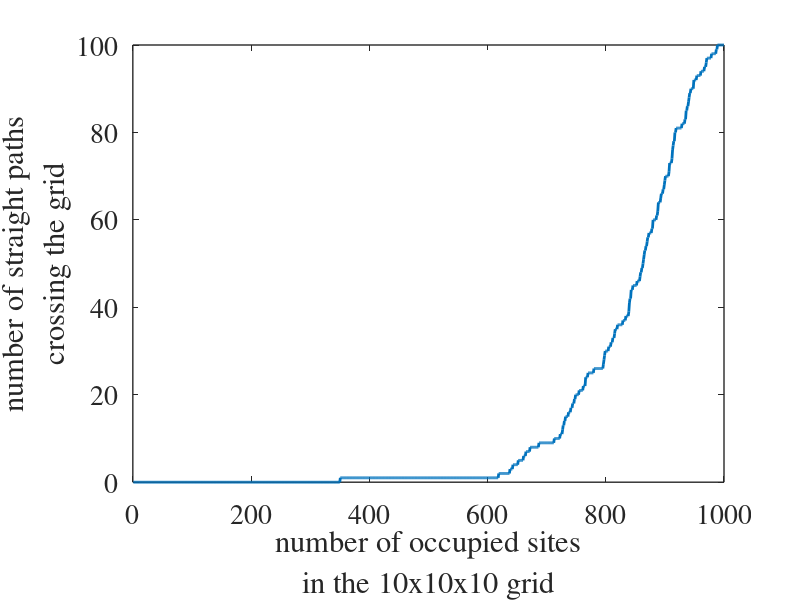
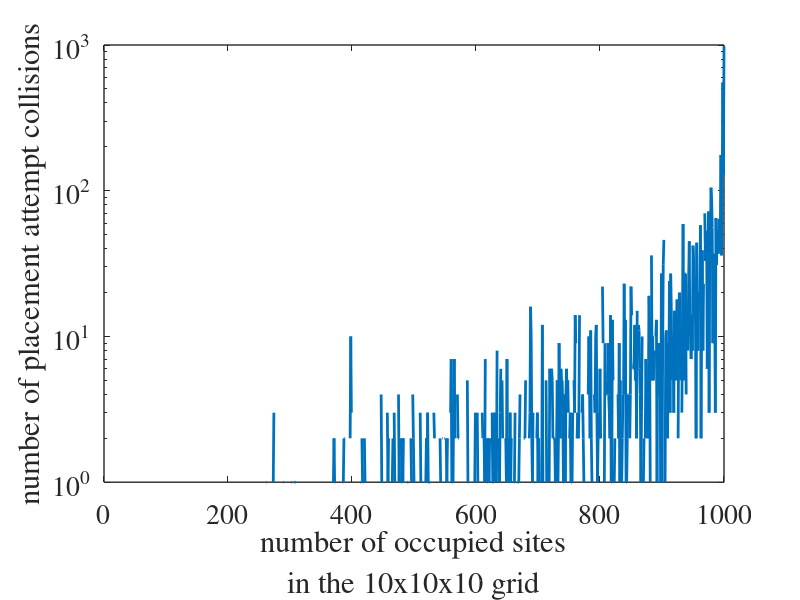

Here is the MATLAB script that generated these plots, in order:
% 20100317
% Ben Payne <ben.is.located@gmail.com>
% site percolation: 
% http://en.wikipedia.org/wiki/Percolation_theory

set(0,'defaultaxesfontsize',20);
set(0,'defaultaxesfontname','times');
set(0,'defaultaxeslinewidth',1);
set(0,'defaultaxesbox','on');
set(0,'defaulttextfontname','times');
set(0,'defaulttextfontsize',20);
set(0,'defaulttextlinewidth',1);
set(0,'defaultlinelinewidth',2);
set(0,'defaultlinemarkersize',10);

tic;

n = 10; % size of grid
m = 10;
p = 10;

A=zeros(n,m,p); % cubic grid is just a 3D array, initially empty

filling_count = 0;
perc_count = 0;
collision_count=0;
storage=zeros(n*m*p,3);

while (filling_count<(n*m*p)) % stop when all sites in the grid are occupied
  %clc
  
  found=0;
  while (found==0) % keep trying random sites until an unoccupied site is found
    n_temp=ceil(n*rand); % a random integer specifying a location in the grid A
    m_temp=ceil(m*rand);
    p_temp=ceil(p*rand);
    if A(n_temp,m_temp,p_temp)==1 % if the random site already is occupied, this counts as a "collision"
        found=0; %false
        collision_count=collision_count+1;
    else
        found=1;
        filling_count=filling_count+1; % keep track of how many sites are occupied
    end
  end
  A(n_temp,m_temp,p_temp)=1; % once an unoccupied site is found, mark it as filled
  
  % perculation check:
  perc_count=0;
  for i=1:n
    for j=1:n
      if ( (sum(A(i,j,:)) ==n) || (sum(A(i,:,j)) ==m) || (sum(A(:,j,i)) ==p)) % if a column or row of the grid is filled with 1's, then a "minimum length path" exists
          perc_count = perc_count+1;
      end
    end
  end

  storage(filling_count,1) = perc_count; % track how many minimum length paths exist as a function of occupied sites
  storage(filling_count,2) = filling_count; 
  storage(filling_count,3) = collision_count; % number of filling attempt collisions should grow exponentially as a function of occupied sites

  collision_count=0;  % reset collision count for next occupied site
    
  %pause
end

figure; plot(storage(:,2),storage(:,1))
ylabel({'number of straight paths','crossing the grid'}); 
xlabel({'number of occupied sites',['in the ',num2str(n),'x',num2str(m),'x',num2str(p),' grid']});

figure;semilogy(storage(:,2),storage(:,3))
ylabel('number of placement attempt collisions');
xlabel({'number of occupied sites',['in the ',num2str(n),'x',num2str(m),'x',num2str(p),' grid']});

toc
